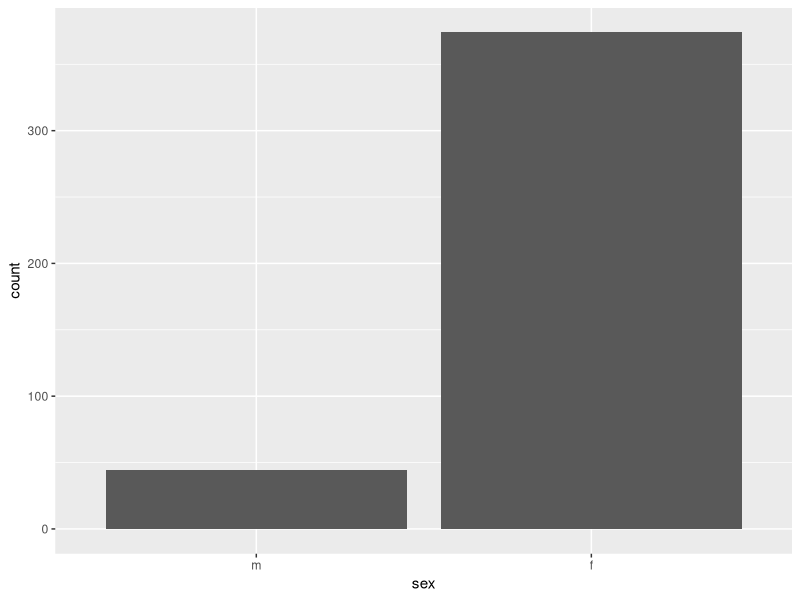
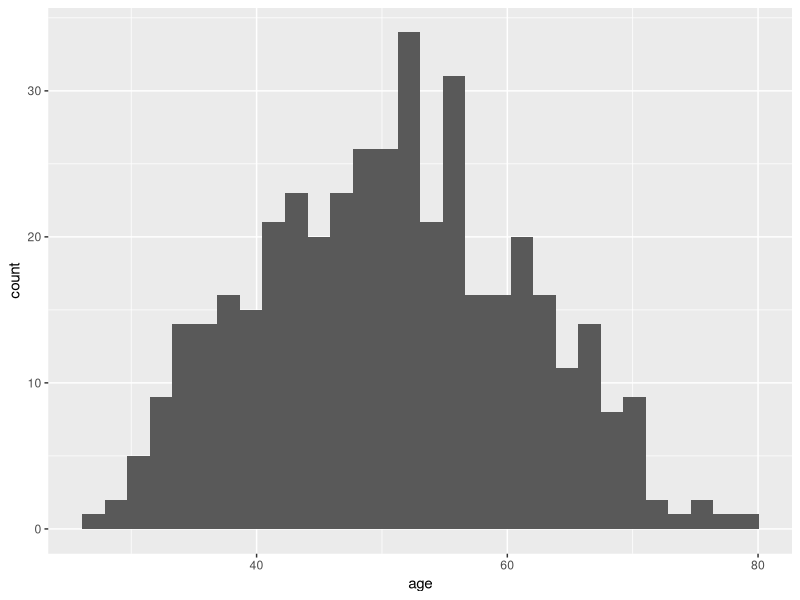
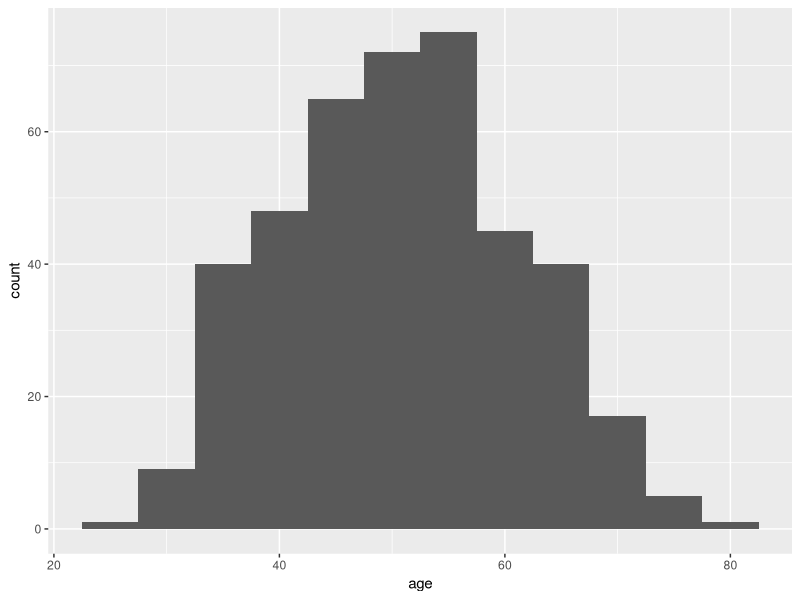
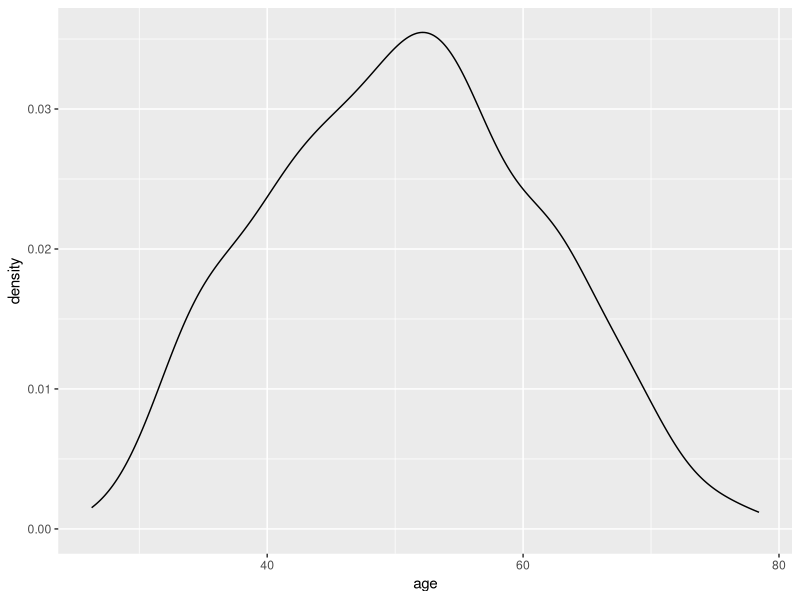
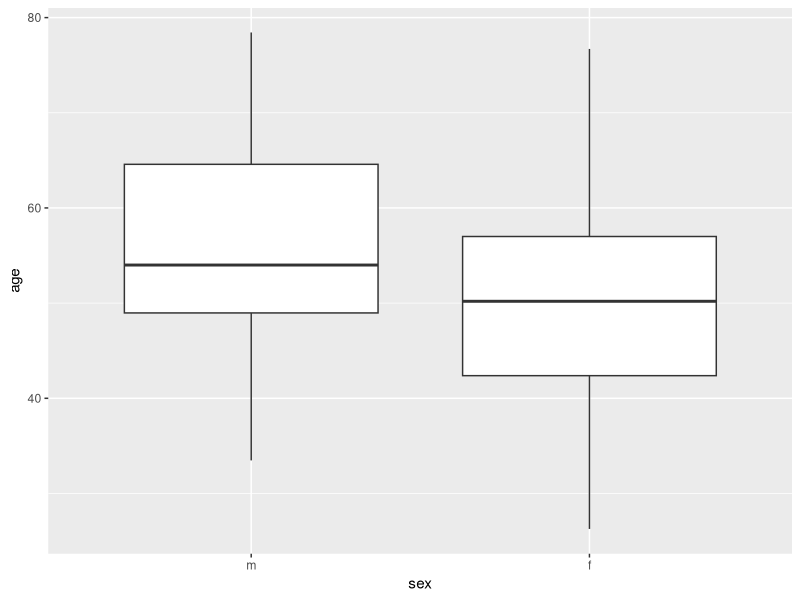
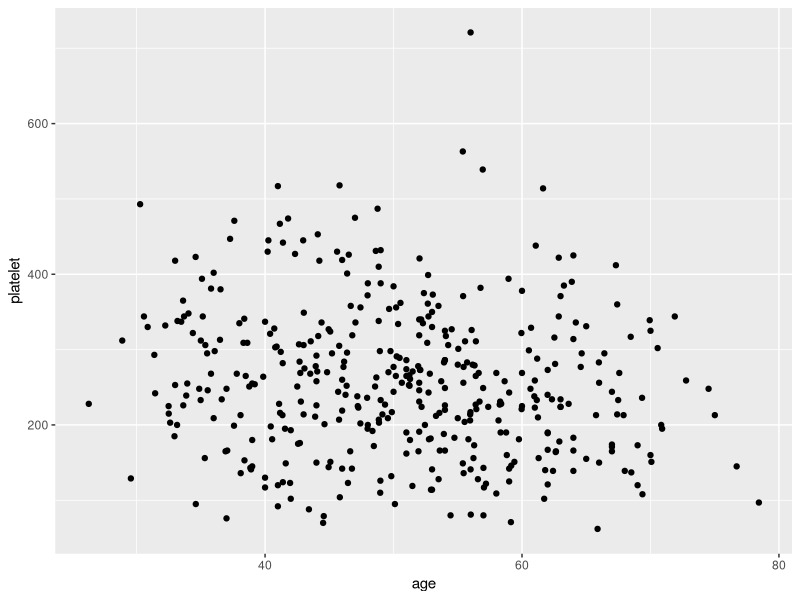
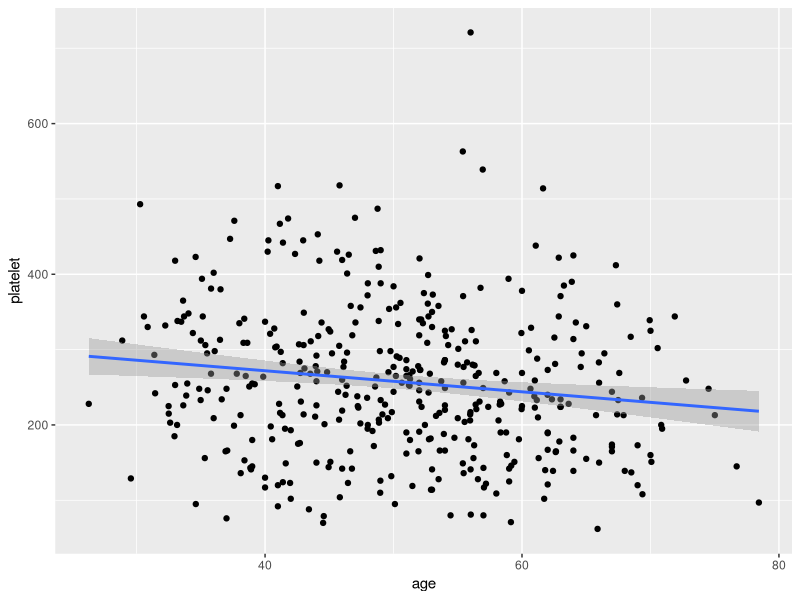
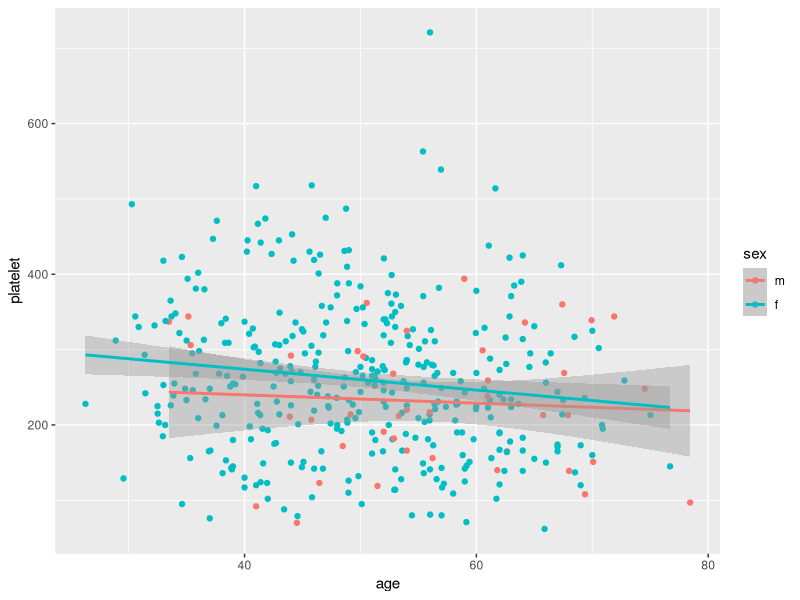

Write R code to recreate these figures, in order.
## ---- chunk 1
library(survival)
library(tidyverse)
## ---- chunk 2
getwd()
## ---- chunk 3
img_path = "../images"
dir.create(img_path)
## ---- chunk 4
ggplot(pbc, aes(x=sex)) + geom_bar()
## ---- chunk 5
ggplot(pbc, aes(x=age)) + geom_histogram()
## ---- chunk 6
ggplot(pbc, aes(x=age)) + geom_histogram(binwidth=5)
## ---- chunk 7
ggplot(pbc, aes(age)) + geom_density()
## ---- chunk 8
ggplot(pbc, aes(x= sex, y=age)) + geom_boxplot()
## ---- chunk 9
ggplot(pbc, aes(x = age, y = platelet)) + geom_point()
## ---- chunk 10
ggplot(pbc, aes(x = age, y = platelet)) + geom_point() + geom_smooth(method=lm)
## ---- chunk 11
ggplot(pbc, aes(x=age, y=platelet, color=sex)) + geom_point() + geom_smooth(method=lm)
## ---- chunk 12
ggplot(pbc, aes(x=age, y=platelet)) + geom_point() + geom_smooth(method = lm) + facet_wrap(vars(sex), nrow=1)
## ---- chunk 13
pbc_long <- pbc %>% select(id,sex,bili:platelet) %>% gather(key, value, -sex, -id)
pbc_long
## ---- chunk 14
ggplot(pbc_long , aes(value)) + geom_density() + facet_wrap(vars(key), scales = "free") 
## ---- chunk 15
ggsave(file.path(img_path, "facet_density.png"))
